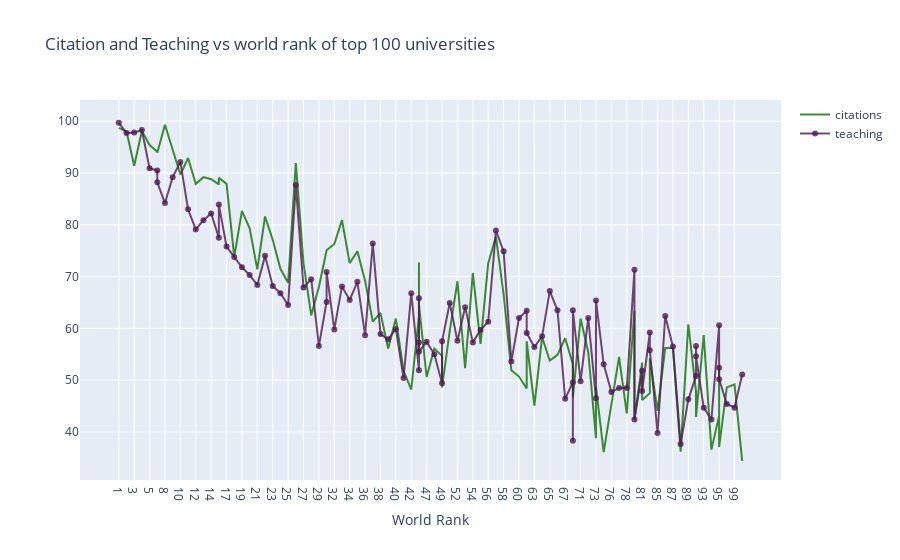

Source (notebook cell):
### Code cell
df = timesData.iloc[:100,:]
trace1 = go.Scatter(
                    x = df.world_rank,
                    y = df.research,
                    mode = "lines",
                    name = "citations",
                    marker = dict(color= "rgba(16, 112, 2, 0.8)"),
                    text =  df.university_name)

trace2 = go.Scatter(
    x = df.world_rank,
    y = df.teaching,
    mode = "lines+markers",
    name = "teaching",
    marker = dict(color= "rgba(80, 26, 80, 0.8)"),
    text = df.university_name)
data =  [trace1,trace2]
layout = dict(title = "Citation and Teaching vs world rank of top 100 universities",
              xaxis = dict(title="World Rank",ticklen=5,zeroline=False)
             )
fig = dict(data = data, layout=layout)
iplot(fig)

### Figure 1 — Plotly figure (JSON) as saved in the notebook; plotly's stock layout.template omitted (floating-point values rounded to 4 significant figures)
{"data": [{"marker": {"color": "rgba(16, 112, 2, 0.8)"}, "mode": "lines", "name": "citations", "text": ["Harvard University", "California Institute of Technology", "Massachusetts Institute of Technology", "Stanford University", "Princeton University", "University of Cambridge", "University of Oxford", "University of California, Berkeley", "Imperial College London", "Yale University", "University of California, Los Angeles", "University of Chicago", "Johns Hopkins University", "Cornell University", "ETH Zurich – Swiss Federal Institute of Technology Zurich", "University of Michigan", "University of Toronto", "Columbia University", "University of Pennsylvania", "Carnegie Mellon University", "University of Hong Kong", "University College London", "University of Washington", "Duke University", "Northwestern University", "University of Tokyo", "Georgia Institute of Technology", "Pohang University of Science and Technology", "University of California, Santa Barbara", "University of British Columbia", "University of North Carolina at Chapel Hill", "University of California, San Diego", "University of Illinois at Urbana-Champaign", "National University of Singapore", "McGill University", "University of Melbourne", "Peking University", "Washington University in St Louis", "École Polytechnique", "University of Edinburgh", "Hong Kong University of Science and Technology", "École Normale Supérieure", "Australian National University", "Karolinska Institute", "University of Göttingen", "University of Wisconsin", "Rice University", "École Polytechnique Fédérale de Lausanne", "University of California, Irvine", "University of Science and Technology of China", "Vanderbilt University", "University of Minnesota", "Tufts University", "University of California, Davis", "Brown University", "University of Massachusetts", "Kyoto University", "Tsinghua University", "Boston University", "New York University", "Emory University", "LMU Munich", "University of Notre Dame", "University of Pittsburgh", "Case Western Reserve University", "Ohio State University", "University of Colorado Boulder", "University of Bristol", "University of California, Santa Cruz", "Yeshiva University", "University of Sydney", "University of Virginia", "University of Adelaide", "University of Southern California", "William & Mary", "Trinity College Dublin", "King’s College London", "Stony Brook University", "Korea Advanced Institute of Science and Technology (KAIST)", "University of Sussex", "The University of Queensland", "University of York", "Heidelberg University", "University of Utah", "Durham University", "London School of Economics and Political Science", "University of Manchester", "Royal Holloway, University of London", "Lund University", "University of Southampton", "University of Zurich", "Wake Forest University", "McMaster University", "University College Dublin", "George Washington University", "University of Arizona", "University of Basel", "University of Maryland, College Park", "Dartmouth College", "École Normale Supérieure de Lyon"], "type": "scatter", "x": ["1", "2", "3", "4", "5", "6", "6", "8", "9", "10", "11", "12", "13", "14", "15", "15", "17", "18", "19", "20", "21", "22", "23", "24", "25", "26", "27", "28", "29", "30", "30", "32", "33", "34", "35", "36", "37", "38", "39", "40", "41", "42", "43", "43", "43", "43", "47", "48", "49", "49", "51", "52", "53", "54", "55", "56", "57", "58", "59", "60", "61", "61", "63", "64", "65", "66", "67", "68", "68", "68", "71", "72", "73", "73", "75", "76", "77", "78", "79", "79", "81", "81", "83", "83", "85", "86", "87", "88", "89", "90", "90", "90", "93", "94", "95", "95", "95", "98", "99", "100"], "y": [98.7, 98, 91.4, 98.1, 95.4, 94.1, 93.9, 99.3, 94.5, 89.7, 92.9, 87.9, 89.2, 88.8, 87.8, 89.1, 87.9, 73.8, 82.7, 79.3, 71.4, 81.6, 77.1, 71.5, 68.8, 91.9, 72.6, 62.5, 68, 74.8, 75.1, 76.3, 80.9, 72.6, 74.9, 69.2, 61.3, 63, 56.1, 61.9, 51.8, 48.2, 62.4, 72.7, 55.9, 64.6, 50.6, 56.1, 54.7, 48.6, 59.5, 69.1, 52.3, 70.7, 57, 72.6, 77.7, 66.6, 51.9, 50.7, 48.4, 57.5, 45.1, 58.3, 53.8, 54.9, 58.1, 53.1, 50.4, 46.7, 61.9, 55.4, 38.8, 48.7, 36.1, 45.3, 54.5, 43.6, 63.4, 42.4, 53.4, 46.2, 47.5, 54.2, 44.1, 56.2, 56.2, 36.2, 60.8, 47.8, 47, 42.9, 58.7, 36.6, 43.1, 52.2, 37.1, 48.6, 49.2, 34.4]}, {"marker": {"color": "rgba(80, 26, 80, 0.8)"}, "mode": "lines+markers", "name": "teaching", "text": ["Harvard University", "California Institute of Technology", "Massachusetts Institute of Technology", "Stanford University", "Princeton University", "University of Cambridge", "University of Oxford", "University of California, Berkeley", "Imperial College London", "Yale University", "University of California, Los Angeles", "University of Chicago", "Johns Hopkins University", "Cornell University", "ETH Zurich – Swiss Federal Institute of Technology Zurich", "University of Michigan", "University of Toronto", "Columbia University", "University of Pennsylvania", "Carnegie Mellon University", "University of Hong Kong", "University College London", "University of Washington", "Duke University", "Northwestern University", "University of Tokyo", "Georgia Institute of Technology", "Pohang University of Science and Technology", "University of California, Santa Barbara", "University of British Columbia", "University of North Carolina at Chapel Hill", "University of California, San Diego", "University of Illinois at Urbana-Champaign", "National University of Singapore", "McGill University", "University of Melbourne", "Peking University", "Washington University in St Louis", "École Polytechnique", "University of Edinburgh", "Hong Kong University of Science and Technology", "École Normale Supérieure", "Australian National University", "Karolinska Institute", "University of Göttingen", "University of Wisconsin", "Rice University", "École Polytechnique Fédérale de Lausanne", "University of California, Irvine", "University of Science and Technology of China", "Vanderbilt University", "University of Minnesota", "Tufts University", "University of California, Davis", "Brown University", "University of Massachusetts", "Kyoto University", "Tsinghua University", "Boston University", "New York University", "Emory University", "LMU Munich", "University of Notre Dame", "University of Pittsburgh", "Case Western Reserve University", "Ohio State University", "University of Colorado Boulder", "University of Bristol", "University of California, Santa Cruz", "Yeshiva University", "University of Sydney", "University of Virginia", "University of Adelaide", "University of Southern California", "William & Mary", "Trinity College Dublin", "King’s College London", "Stony Brook University", "Korea Advanced Institute of Science and Technology (KAIST)", "University of Sussex", "The University of Queensland", "University of York", "Heidelberg University", "University of Utah", "Durham University", "London School of Economics and Political Science", "University of Manchester", "Royal Holloway, University of London", "Lund University", "University of Southampton", "University of Zurich", "Wake Forest University", "McMaster University", "University College Dublin", "George Washington University", "University of Arizona", "University of Basel", "University of Maryland, College Park", "Dartmouth College", "École Normale Supérieure de Lyon"], "type": "scatter", "x": ["1", "2", "3", "4", "5", "6", "6", "8", "9", "10", "11", "12", "13", "14", "15", "15", "17", "18", "19", "20", "21", "22", "23", "24", "25", "26", "27", "28", "29", "30", "30", "32", "33", "34", "35", "36", "37", "38", "39", "40", "41", "42", "43", "43", "43", "43", "47", "48", "49", "49", "51", "52", "53", "54", "55", "56", "57", "58", "59", "60", "61", "61", "63", "64", "65", "66", "67", "68", "68", "68", "71", "72", "73", "73", "75", "76", "77", "78", "79", "79", "81", "81", "83", "83", "85", "86", "87", "88", "89", "90", "90", "90", "93", "94", "95", "95", "95", "98", "99", "100"], "y": [99.7, 97.7, 97.8, 98.3, 90.9, 90.5, 88.2, 84.2, 89.2, 92.1, 83, 79.1, 80.9, 82.2, 77.5, 83.9, 75.8, 73.8, 71.8, 70.3, 68.4, 74, 68.2, 66.8, 64.5, 87.7, 67.9, 69.5, 56.6, 65.1, 70.9, 59.8, 68.1, 65.5, 69, 58.7, 76.4, 58.9, 57.9, 59.9, 50.4, 66.8, 51.9, 65.8, 57.3, 55.5, 57.4, 55, 49.4, 57.5, 64.9, 57.6, 64.1, 57.3, 59.7, 61.3, 78.9, 74.9, 53.6, 62, 63.4, 59.1, 56.4, 58.5, 67.2, 63.5, 46.4, 49.6, 38.3, 63.5, 49.8, 62, 46.5, 65.4, 53.1, 47.7, 48.5, 48.5, 71.3, 42.4, 51.8, 47.9, 59.2, 55.8, 39.8, 62.4, 56.5, 37.7, 46.3, 50.8, 56.6, 54.6, 44.7, 42.4, 60.6, 52.4, 50.2, 45.4, 44.7, 51.1]}], "layout": {"title": {"text": "Citation and Teaching vs world rank of top 100 universities"}, "xaxis": {"ticklen": 5, "title": {"text": "World Rank"}, "zeroline": false}}}
